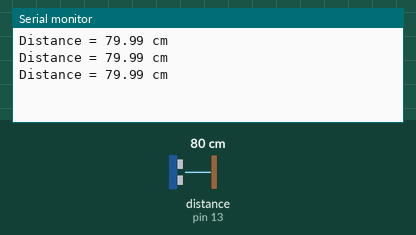
Bench run of a sketch on a simulated Arduino Uno, built with avr-gcc and run on an emulated ATmega328P. Parts: the last lines printed to the serial monitor. The inputs (shaded band) are chosen by the test bench; at power-on: distance to the obstacle (sensor on pin 13) 80 cm. The echo pulse lasts 58.3 µs per cm.

Above: at 1.4 s.
1.5 s: distance to the obstacle (sensor on pin 13) set to 2 cm
At 2.4 s:
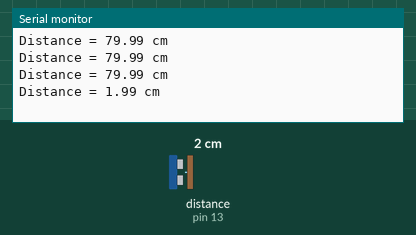
3.0 s: distance to the obstacle (sensor on pin 13) set to 60 cm
At 3.6 s:
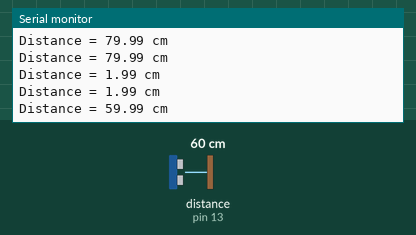
Timing chart, 0 to 6.0 s (numbered marks = the images above; inputs shaded):
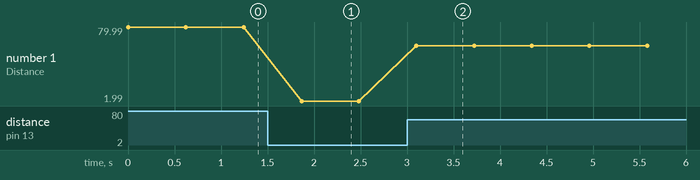

Measured:
- after the input at 1.5 s, the serial monitor: prints a new line after 0.37 s (image 1)
- after the input at 3.0 s, the serial monitor: prints a new line after 0.10 s (image 2)
- plotted number 1: 79.99 → 1.99 after the input at 1.5 s, 1.99 → 59.99 after the input at 3.0 s

The sketch:

ultrasonic_test.ino
```cpp
// Include NewPing Library
#include "NewPing.h"

// Hook up HC-SR04 with Trig to Arduino Pin 9, Echo to Arduino pin 10
#define TRIGGER_PIN 12
#define ECHO_PIN 13

// Maximum distance we want to ping for (in centimeters).
#define MAX_DISTANCE 400
int iterations = 5;

// NewPing setup of pins and maximum distance.
NewPing sonar(TRIGGER_PIN, ECHO_PIN, MAX_DISTANCE);

void setup() {
	Serial.begin(9600);
}

void loop() {
	Serial.print("Distance = ");
	//Serial.print(sonar.ping_cm());
  float distance = (sonar.ping_median(iterations) / 2) * 0.0343;
  Serial.print(distance); // average of 5 readings
	Serial.println(" cm");
	delay(500);
}
```
